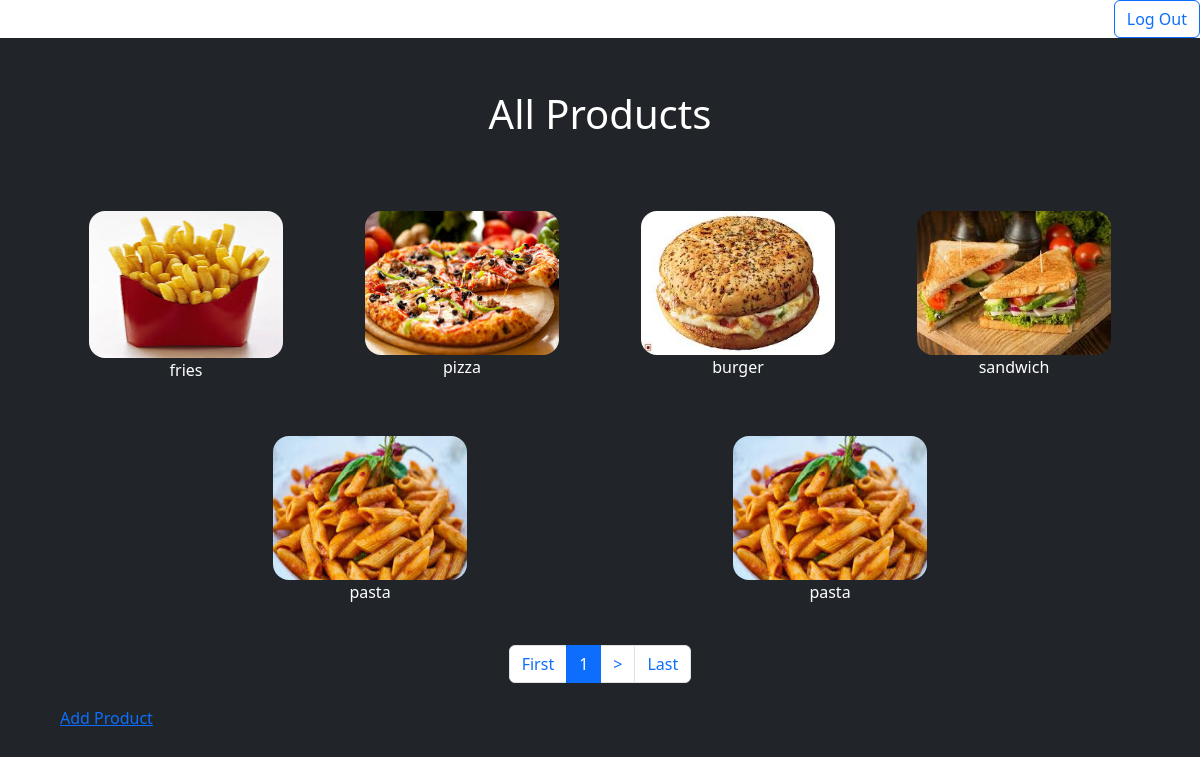
Screenshot of /products/ (signed in) with the database file from the repository.
### polls/models.py (models this page shows, shortened)
class Product(models.Model):
    name = models.CharField(max_length=200,)
    image = models.ImageField(upload_to='ques/images', blank=True, null=True)

### polls/views.py (the view)
# urls.py: path("products/", views.ProductsView.as_view(), name="products"),
class ProductsView( LoginRequiredMixin, generic.ListView):
    login_url="/polls/"
    template_name = "polls/products.html"
    context_object_name = "products"
    paginate_by = 6
    def get_queryset(self):
        return Product.objects.all()

### polls/templates/polls/products.html (shortened to what this page needs)
<!doctype html>
<html lang="en">
<head>
    <link href="https://cdn.jsdelivr.net/npm/bootstrap@5.3.3/dist/css/bootstrap.min.css" rel="stylesheet"
>
</head>
<body>
    <a href="{% url "polls:logout" %}"><button type="button" class="btn btn-outline-primary float-end w-10">Log Out</button></a>
    <div class="container-fluid bg-dark d-flex flex-column justify-content-center" style="height: 100vh;">
        <h1 class="text-white text-center">All Products</h1>
        <div class="row  d-flex flex-row p-5 justify-content-evenly align-item-center" style="height: 80%;">
            {% for product in products %}
            <div class="col-sm-4  col-md-3 p-3 border border-dark text-white  d-flex flex-column  align-items-center"
                style="height: 40%;">
                <img src="/media/{{ product.image}}" class="rounded-4" style="height: 80%; width: 80%;">
                <p>{{ product.name}}</p>
            </div>
            {% endfor %}
            <nav aria-label="Page navigation example">
                <ul class="pagination justify-content-center">
                  <li class="page-item">
                    <a class="page-link" href="?page=1" tabindex="-1">First</a>
                  </li>
                  <li class="page-item"><a class="page-link active" href="?page={{page_obj.number}}">{{page_obj.number}} </a></li>
                  {% if page_obj.has_next %}
                  <li class="page-item"><a class="page-link" href="?page={{page_obj.next_page_number}}">></a></li>
                  {% endif %}
                  <li class="page-item">
                    <a class="page-link" href="?page={{page_obj.paginator.num_pages}}">Last</a>
                  </li>
                </ul>
              </nav>
            <a href="{% url 'polls:add_product' %}">Add Product</a>
        </div>
    </div>
</body>
</html>

### rows the page displays
Product: image (picture), name "fries"
Product: image (picture), name "pizza"
Product: image (picture), name "burger"
Product: image (picture), name "sandwich"
Product: image (picture), name "pasta"
Product: image (picture), name "pasta"

### other values shown
{{ page_obj.number }} "1"
